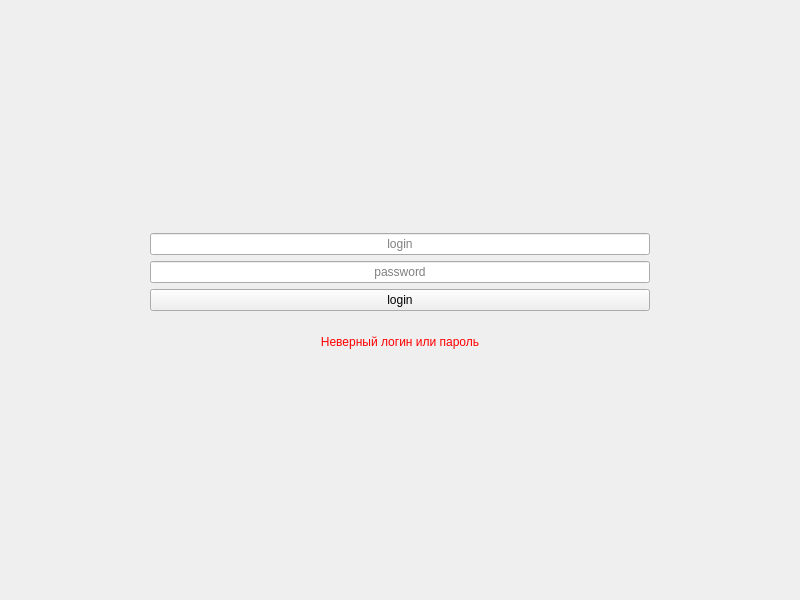
<?xml version="1.0" encoding="UTF-8"?>
<ui version="4.0">
 <class>MainWindow</class>
 <widget class="QMainWindow" name="MainWindow">
  <property name="geometry">
   <rect>
    <x>0</x>
    <y>0</y>
    <width>800</width>
    <height>600</height>
   </rect>
  </property>
  <property name="windowTitle">
   <string>MainWindow</string>
  </property>
  <widget class="QWidget" name="centralwidget">
   <layout class="QGridLayout" name="gridLayout_2">
    <item row="0" column="0">
     <layout class="QGridLayout" name="gridLayout">
      <property name="sizeConstraint">
       <enum>QLayout::SetDefaultConstraint</enum>
      </property>
      <property name="leftMargin">
       <number>0</number>
      </property>
      <property name="topMargin">
       <number>100</number>
      </property>
      <property name="rightMargin">
       <number>0</number>
      </property>
      <property name="bottomMargin">
       <number>100</number>
      </property>
      <item row="0" column="0">
       <widget class="QLineEdit" name="login_line">
        <property name="maximumSize">
         <size>
          <width>500</width>
          <height>16777215</height>
         </size>
        </property>
        <property name="alignment">
         <set>Qt::AlignCenter</set>
        </property>
        <property name="placeholderText">
         <string>login</string>
        </property>
       </widget>
      </item>
      <item row="2" column="0">
       <widget class="QPushButton" name="login_btn">
        <property name="maximumSize">
         <size>
          <width>500</width>
          <height>16777215</height>
         </size>
        </property>
        <property name="text">
         <string>login</string>
        </property>
       </widget>
      </item>
      <item row="1" column="0">
       <widget class="QLineEdit" name="password_line">
        <property name="maximumSize">
         <size>
          <width>500</width>
          <height>16777215</height>
         </size>
        </property>
        <property name="echoMode">
         <enum>QLineEdit::Password</enum>
        </property>
        <property name="alignment">
         <set>Qt::AlignCenter</set>
        </property>
        <property name="placeholderText">
         <string>password</string>
        </property>
        <property name="cursorMoveStyle">
         <enum>Qt::LogicalMoveStyle</enum>
        </property>
       </widget>
      </item>
      <item row="3" column="0">
       <widget class="QLabel" name="not_auto_text">
        <property name="maximumSize">
         <size>
          <width>16777214</width>
          <height>50</height>
         </size>
        </property>
        <property name="text">
         <string>&lt;html&gt;&lt;head/&gt;&lt;body&gt;&lt;p&gt;&lt;span style=&quot; color:#ff0000;&quot;&gt;Неверный логин или пароль&lt;/span&gt;&lt;/p&gt;&lt;/body&gt;&lt;/html&gt;</string>
        </property>
        <property name="alignment">
         <set>Qt::AlignCenter</set>
        </property>
       </widget>
      </item>
     </layout>
    </item>
   </layout>
  </widget>
 </widget>
 <resources/>
 <connections/>
</ui>
